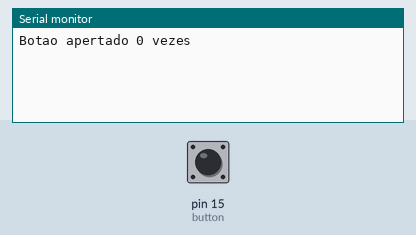
Recording of a sketch running on a simulated Arduino Uno, built with avr-gcc and run on an emulated ATmega328P. On the bench: the last lines printed to the serial monitor. The inputs (shaded band) are chosen by the test bench; at power-on: pin 15 (button) HIGH.

Above: at 1.2 s.
1.3 s: pin 15 (button) pulled LOW for 0.15 s
At 1.8 s:
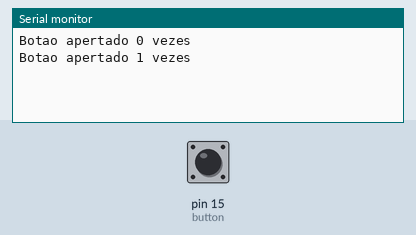
2.9 s: pin 15 (button) pulled LOW for 1 s
At 4.2 s:
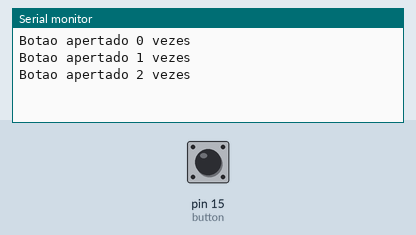
5.4 s: pin 15 (button) pulled LOW for 0.15 s
At 6.1 s:
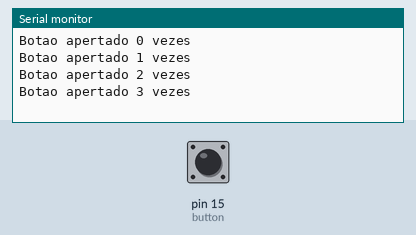
Timing chart, 0 to 8.4 s (numbered marks = the images above; inputs shaded):
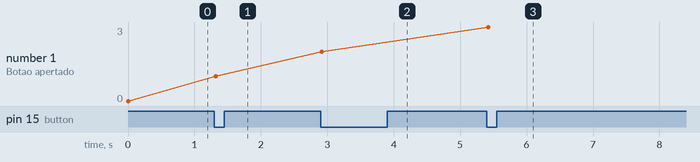

The sketch:

button_arduino.ino
```cpp
// Exemplo com Botão

class Button {
  private:
    int pinButton;
    bool pressed;
    int debounce;
    bool last;
    uint32_t lastTime;

  public:

    // Construtor
    Button (int pin, int debounce = 20) {
      pinButton = pin;
      pinMode (pinButton, INPUT_PULLUP);
      pressed = false;
      this->debounce = debounce;
      last = digitalRead(pinButton) == LOW;
      lastTime = millis();
    }

  // Testa se botão está apertado
  bool isPressed() {
    bool val = digitalRead(pinButton) == LOW;
    if (val != last) {
      // reading changed
      last = val;
      lastTime = millis();
    } else if (val != pressed) {
      int dif = millis() - lastTime;
      if (dif > debounce) {
        // update button status
        pressed = val;
      }
    }
    return pressed;
  }
};

// Variáveis Globais
Button button(15);
int counter = 0;

// Iniciações
void setup() {
  Serial.begin(115200);
}

// Laço Principal
void loop() {
  Serial.print ("Botao apertado ");
  Serial.print (counter);
  Serial.println (" vezes");
  while (button.isPressed())
    ;
  while (!button.isPressed())
    ;
  counter++;
}
```

Measured:
- after the input at 1.3 s, the serial monitor: prints a new line at once (image 1)
- after the input at 2.9 s, the serial monitor: prints a new line at once (image 2)
- after the input at 5.4 s, the serial monitor: prints a new line at once (image 3)
- plotted number 1: 0 → 1 after the input at 1.3 s, 1 → 2 after the input at 2.9 s, 2 → 3 after the input at 5.4 s
